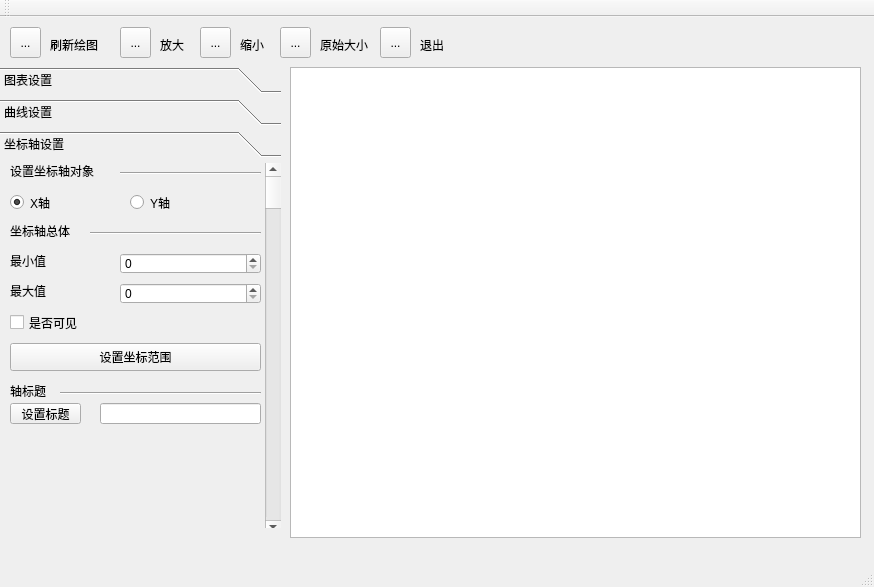
<?xml version="1.0" encoding="UTF-8"?>
<ui version="4.0">
 <class>MainWindow</class>
 <widget class="QMainWindow" name="MainWindow">
  <property name="geometry">
   <rect>
    <x>0</x>
    <y>0</y>
    <width>874</width>
    <height>587</height>
   </rect>
  </property>
  <property name="windowTitle">
   <string>MainWindow</string>
  </property>
  <widget class="QWidget" name="centralWidget">
   <widget class="QChartView" name="chartView">
    <property name="geometry">
     <rect>
      <x>290</x>
      <y>50</y>
      <width>571</width>
      <height>471</height>
     </rect>
    </property>
   </widget>
   <widget class="QToolBox" name="toolBox">
    <property name="geometry">
     <rect>
      <x>0</x>
      <y>50</y>
      <width>281</width>
      <height>461</height>
     </rect>
    </property>
    <property name="currentIndex">
     <number>2</number>
    </property>
    <widget class="QWidget" name="page_1">
     <property name="geometry">
      <rect>
       <x>0</x>
       <y>0</y>
       <width>281</width>
       <height>371</height>
      </rect>
     </property>
     <attribute name="label">
      <string>图表设置</string>
     </attribute>
    </widget>
    <widget class="QWidget" name="page_2">
     <property name="geometry">
      <rect>
       <x>0</x>
       <y>0</y>
       <width>281</width>
       <height>371</height>
      </rect>
     </property>
     <attribute name="label">
      <string>曲线设置</string>
     </attribute>
    </widget>
    <widget class="QWidget" name="page_3">
     <attribute name="label">
      <string>坐标轴设置</string>
     </attribute>
     <widget class="QRadioButton" name="radioButton">
      <property name="geometry">
       <rect>
        <x>10</x>
        <y>30</y>
        <width>115</width>
        <height>19</height>
       </rect>
      </property>
      <property name="tabletTracking">
       <bool>false</bool>
      </property>
      <property name="text">
       <string>X轴</string>
      </property>
      <property name="checked">
       <bool>true</bool>
      </property>
     </widget>
     <widget class="QRadioButton" name="radioButton_2">
      <property name="geometry">
       <rect>
        <x>130</x>
        <y>30</y>
        <width>115</width>
        <height>19</height>
       </rect>
      </property>
      <property name="text">
       <string>Y轴</string>
      </property>
     </widget>
     <widget class="Line" name="line">
      <property name="geometry">
       <rect>
        <x>120</x>
        <y>0</y>
        <width>141</width>
        <height>20</height>
       </rect>
      </property>
      <property name="orientation">
       <enum>Qt::Horizontal</enum>
      </property>
     </widget>
     <widget class="QLabel" name="label">
      <property name="geometry">
       <rect>
        <x>10</x>
        <y>0</y>
        <width>111</width>
        <height>16</height>
       </rect>
      </property>
      <property name="text">
       <string>设置坐标轴对象</string>
      </property>
     </widget>
     <widget class="QLabel" name="label_2">
      <property name="geometry">
       <rect>
        <x>10</x>
        <y>60</y>
        <width>81</width>
        <height>16</height>
       </rect>
      </property>
      <property name="text">
       <string>坐标轴总体</string>
      </property>
     </widget>
     <widget class="Line" name="line_2">
      <property name="geometry">
       <rect>
        <x>90</x>
        <y>60</y>
        <width>171</width>
        <height>20</height>
       </rect>
      </property>
      <property name="orientation">
       <enum>Qt::Horizontal</enum>
      </property>
     </widget>
     <widget class="QLabel" name="label_3">
      <property name="geometry">
       <rect>
        <x>10</x>
        <y>90</y>
        <width>51</width>
        <height>16</height>
       </rect>
      </property>
      <property name="text">
       <string>最小值</string>
      </property>
     </widget>
     <widget class="QSpinBox" name="spinBox">
      <property name="geometry">
       <rect>
        <x>120</x>
        <y>90</y>
        <width>141</width>
        <height>21</height>
       </rect>
      </property>
     </widget>
     <widget class="QSpinBox" name="spinBox_2">
      <property name="geometry">
       <rect>
        <x>120</x>
        <y>120</y>
        <width>141</width>
        <height>21</height>
       </rect>
      </property>
     </widget>
     <widget class="QLabel" name="label_4">
      <property name="geometry">
       <rect>
        <x>10</x>
        <y>120</y>
        <width>51</width>
        <height>16</height>
       </rect>
      </property>
      <property name="text">
       <string>最大值</string>
      </property>
     </widget>
     <widget class="QCheckBox" name="checkBox">
      <property name="geometry">
       <rect>
        <x>10</x>
        <y>150</y>
        <width>91</width>
        <height>19</height>
       </rect>
      </property>
      <property name="text">
       <string>是否可见</string>
      </property>
     </widget>
     <widget class="QPushButton" name="pushButton">
      <property name="geometry">
       <rect>
        <x>10</x>
        <y>180</y>
        <width>251</width>
        <height>28</height>
       </rect>
      </property>
      <property name="text">
       <string>设置坐标范围</string>
      </property>
     </widget>
     <widget class="QLabel" name="label_10">
      <property name="geometry">
       <rect>
        <x>10</x>
        <y>220</y>
        <width>51</width>
        <height>16</height>
       </rect>
      </property>
      <property name="text">
       <string>轴标题</string>
      </property>
     </widget>
     <widget class="Line" name="line_3">
      <property name="geometry">
       <rect>
        <x>60</x>
        <y>220</y>
        <width>201</width>
        <height>20</height>
       </rect>
      </property>
      <property name="orientation">
       <enum>Qt::Horizontal</enum>
      </property>
     </widget>
     <widget class="QPushButton" name="pushButton_2">
      <property name="geometry">
       <rect>
        <x>10</x>
        <y>240</y>
        <width>71</width>
        <height>21</height>
       </rect>
      </property>
      <property name="text">
       <string>设置标题</string>
      </property>
     </widget>
     <widget class="QLineEdit" name="lineEdit">
      <property name="geometry">
       <rect>
        <x>100</x>
        <y>240</y>
        <width>161</width>
        <height>21</height>
       </rect>
      </property>
     </widget>
     <widget class="QScrollBar" name="verticalScrollBar">
      <property name="geometry">
       <rect>
        <x>265</x>
        <y>0</y>
        <width>16</width>
        <height>371</height>
       </rect>
      </property>
      <property name="orientation">
       <enum>Qt::Vertical</enum>
      </property>
     </widget>
    </widget>
   </widget>
   <widget class="QToolButton" name="toolButton">
    <property name="geometry">
     <rect>
      <x>10</x>
      <y>10</y>
      <width>31</width>
      <height>31</height>
     </rect>
    </property>
    <property name="text">
     <string>...</string>
    </property>
   </widget>
   <widget class="QLabel" name="label_5">
    <property name="geometry">
     <rect>
      <x>50</x>
      <y>20</y>
      <width>61</width>
      <height>16</height>
     </rect>
    </property>
    <property name="text">
     <string>刷新绘图</string>
    </property>
   </widget>
   <widget class="QLabel" name="label_6">
    <property name="geometry">
     <rect>
      <x>160</x>
      <y>20</y>
      <width>31</width>
      <height>16</height>
     </rect>
    </property>
    <property name="text">
     <string>放大</string>
    </property>
   </widget>
   <widget class="QToolButton" name="toolButton_2">
    <property name="geometry">
     <rect>
      <x>120</x>
      <y>10</y>
      <width>31</width>
      <height>31</height>
     </rect>
    </property>
    <property name="text">
     <string>...</string>
    </property>
   </widget>
   <widget class="QLabel" name="label_7">
    <property name="geometry">
     <rect>
      <x>240</x>
      <y>20</y>
      <width>31</width>
      <height>16</height>
     </rect>
    </property>
    <property name="text">
     <string>缩小</string>
    </property>
   </widget>
   <widget class="QToolButton" name="toolButton_3">
    <property name="geometry">
     <rect>
      <x>200</x>
      <y>10</y>
      <width>31</width>
      <height>31</height>
     </rect>
    </property>
    <property name="text">
     <string>...</string>
    </property>
   </widget>
   <widget class="QLabel" name="label_8">
    <property name="geometry">
     <rect>
      <x>320</x>
      <y>20</y>
      <width>61</width>
      <height>16</height>
     </rect>
    </property>
    <property name="text">
     <string>原始大小</string>
    </property>
   </widget>
   <widget class="QToolButton" name="toolButton_4">
    <property name="geometry">
     <rect>
      <x>280</x>
      <y>10</y>
      <width>31</width>
      <height>31</height>
     </rect>
    </property>
    <property name="text">
     <string>...</string>
    </property>
   </widget>
   <widget class="QLabel" name="label_9">
    <property name="geometry">
     <rect>
      <x>420</x>
      <y>20</y>
      <width>31</width>
      <height>16</height>
     </rect>
    </property>
    <property name="text">
     <string>退出</string>
    </property>
   </widget>
   <widget class="QToolButton" name="toolButton_5">
    <property name="geometry">
     <rect>
      <x>380</x>
      <y>10</y>
      <width>31</width>
      <height>31</height>
     </rect>
    </property>
    <property name="text">
     <string>...</string>
    </property>
   </widget>
  </widget>
  <widget class="QMenuBar" name="menuBar">
   <property name="geometry">
    <rect>
     <x>0</x>
     <y>0</y>
     <width>874</width>
     <height>26</height>
    </rect>
   </property>
  </widget>
  <widget class="QToolBar" name="mainToolBar">
   <attribute name="toolBarArea">
    <enum>TopToolBarArea</enum>
   </attribute>
   <attribute name="toolBarBreak">
    <bool>false</bool>
   </attribute>
  </widget>
  <widget class="QStatusBar" name="statusBar"/>
 </widget>
 <layoutdefault spacing="6" margin="11"/>
 <customwidgets>
  <customwidget>
   <class>QChartView</class>
   <extends>QGraphicsView</extends>
   <header location="global">qchartview.h</header>
  </customwidget>
 </customwidgets>
 <resources/>
 <connections/>
</ui>
